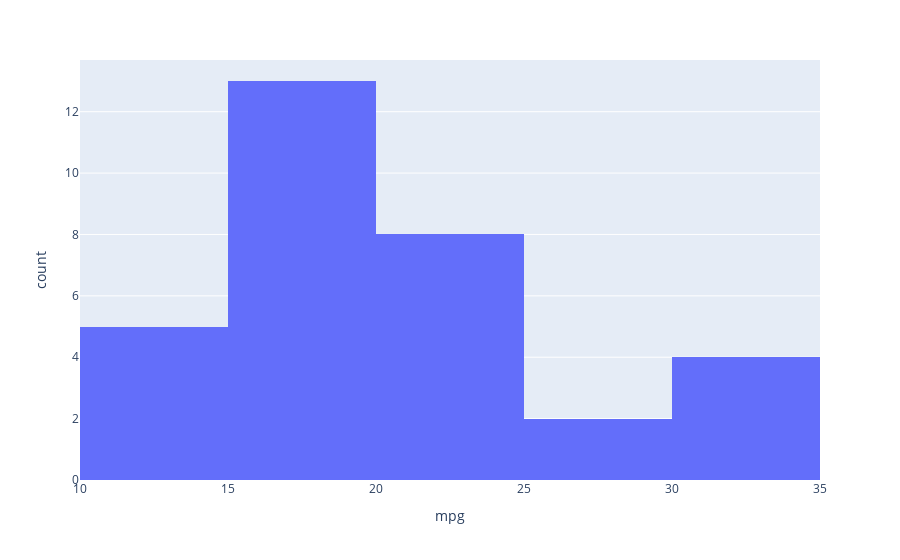

Notebook cell for this chart:
### Code cell
hist_fig = px.histogram(mpg, x='mpg')
hist_fig.show()

### Figure 1 — Plotly figure (JSON) as saved in the notebook; plotly's stock layout.template omitted (floating-point values rounded to 4 significant figures)
{"data": [{"alignmentgroup": "True", "bingroup": "x", "hovertemplate": "mpg=%{x}<br>count=%{y}<extra></extra>", "legendgroup": "", "marker": {"color": "#636efa"}, "name": "", "offsetgroup": "", "orientation": "v", "showlegend": false, "type": "histogram", "x": [21, 21, 22.8, 21.4, 18.7, 18.1, 14.3, 24.4, 22.8, 19.2, 17.8, 16.4, 17.3, 15.2, 10.4, 10.4, 14.7, 32.4, 30.4, 33.9, 21.5, 15.5, 15.2, 13.3, 19.2, 27.3, 26, 30.4, 15.8, 19.7, 15, 21.4], "xaxis": "x", "yaxis": "y"}], "layout": {"barmode": "relative", "legend": {"tracegroupgap": 0}, "margin": {"t": 60}, "xaxis": {"anchor": "y", "domain": [0, 1], "title": {"text": "mpg"}}, "yaxis": {"anchor": "x", "domain": [0, 1], "title": {"text": "count"}}}}
